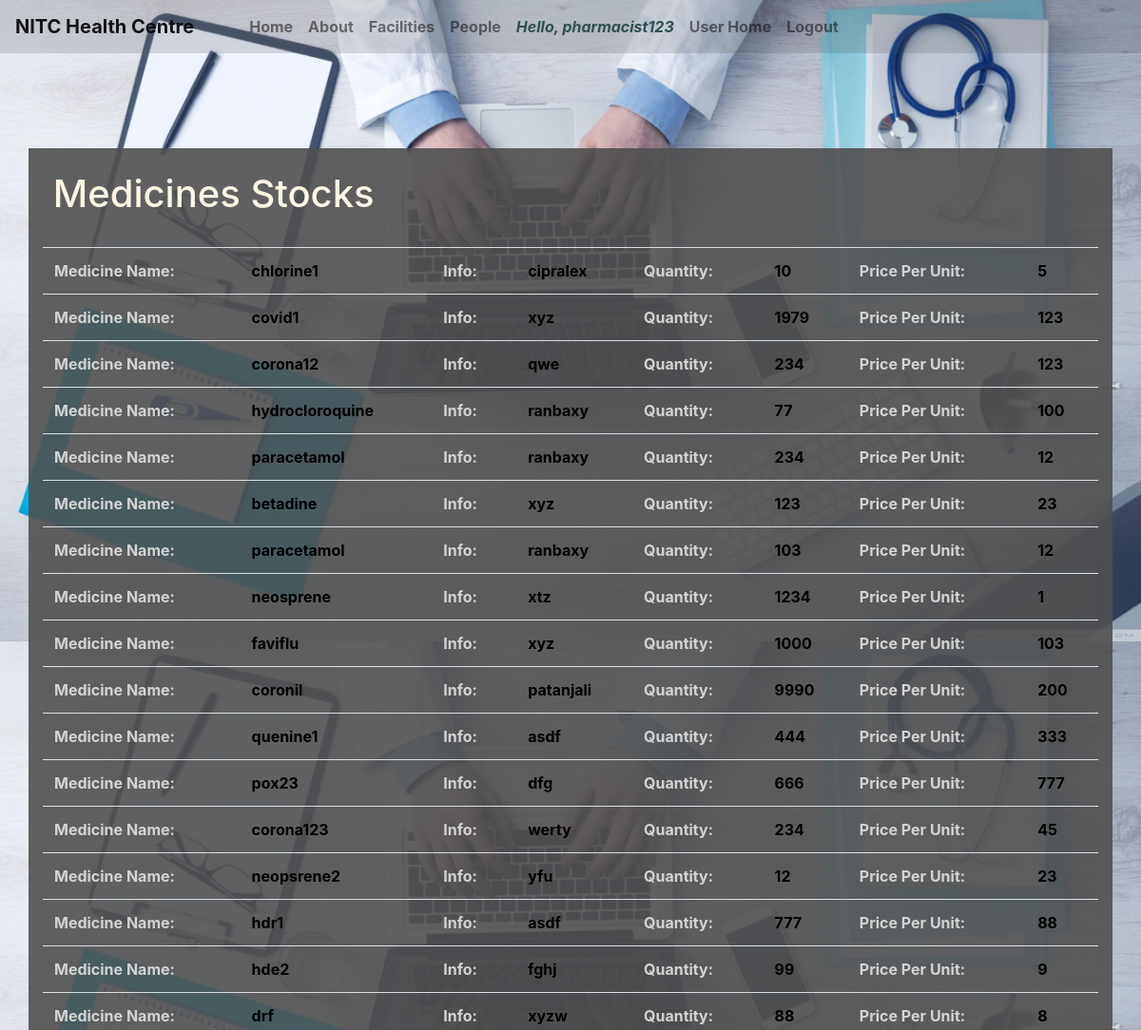
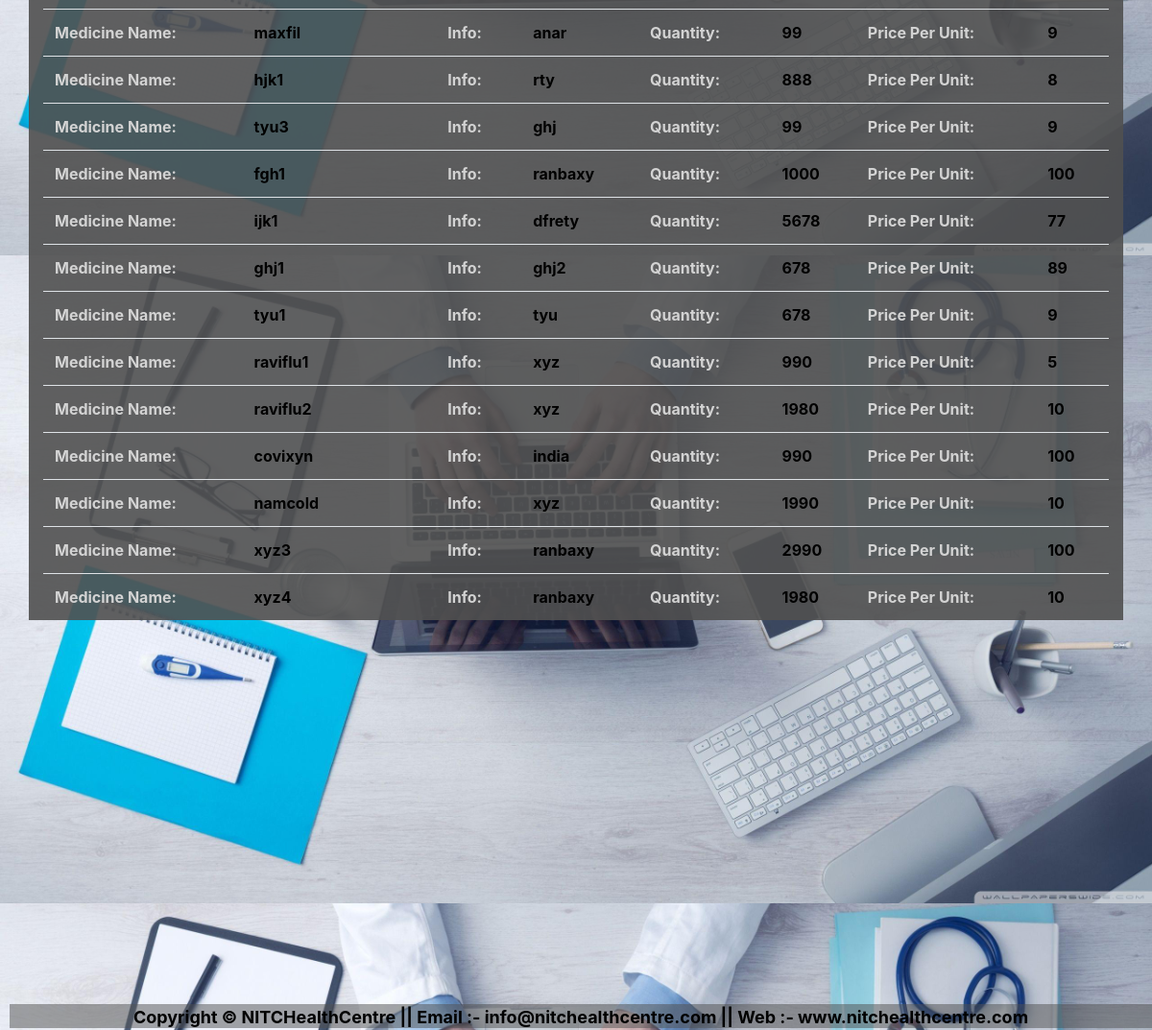
/hmsmain/viewMedicine/ (signed in), run on the app's committed database (2 pictures, top to bottom).
### hmsmain/models.py (models this page shows, shortened)
class Medicine(models.Model):
    mid = models.AutoField
    mname = models.CharField(max_length=50)
    minfo = models.CharField(max_length=50, default="",null=True)
    mprice = models.IntegerField(default=0,null=True)
    mqty = models.IntegerField(default=0,null=True)

### hmsmain/views.py (the view)
# urls.py: path('viewMedicine/',views.viewMedicine,name='viewMedicine'),
def viewMedicine(request):
    mnames = Medicine.objects.all()
    return render(request, 'hmsmain/viewMedicine.html', {'mnames': mnames})

### hmsmain/templates/hmsmain/viewMedicine.html (shortened to what this page needs)
{% extends 'hmsmain/basic.html' %}
{% block body %}
<div class="container" style="background-color: #e3f2fd;
    color:black;background: transparent;opacity: 5;font-weight:bold;background: rgba(80, 80, 80, 0.9);margin: 100px 10px 10px 30px;">
<br>
    <h1 style="color: oldlace">&nbsp;Medicines Stocks</h1>
<br>
    <table class="table">
{% for m in mnames %}
<tr>
                <td style="color: lightgray;">Medicine Name:</td>
                <td style="color: black;">&nbsp;&nbsp;&nbsp;{{ m.mname }}</td>
                <td style="color: lightgray;">Info:</td>
                <td style="color: black;">&nbsp;&nbsp;&nbsp;{{ m.minfo }}</td>
                <td style="color: lightgray;">Quantity:</td>
                <td style="color: black;">&nbsp;&nbsp;&nbsp;{{ m.mqty }}</td>
                <td style="color: lightgray;">Price Per Unit:</td>
                <td style="color: black;">&nbsp;&nbsp;&nbsp;{{ m.mprice }}</td>
</tr>
            {%  endfor %}
</table>
</div>
{% endblock %}

### hmsmain/templates/hmsmain/basic.html (shortened to what this page needs)
<!doctype html>
<html lang="en">
  <head>
    <link rel="stylesheet" href="https://stackpath.bootstrapcdn.com/bootstrap/4.2.1/css/bootstrap.min.css">
  </head>
  <body>
    <nav class="navbar navbar-expand-lg navbar-light" style="background-color: #e3f2fd;
    color:black;background: transparent;opacity: 5;font-weight:bold;background: rgba(80, 80, 80, 0.2);">
  <a class="navbar-brand" href="/hmsmain">NITC Health Centre</a>
  <div class="collapse navbar-collapse" id="navbarSupportedContent">
    <ul class="navbar-nav mr-auto">
      <li class="nav-item">
        <a class="nav-link" href="/hmsmain">&nbsp;&nbsp;&nbsp;&nbsp;&nbsp;&nbsp;&nbsp;&nbsp;&nbsp;Home <span class="sr-only">(current)</span></a>
      </li>
      <li class="nav-item">
        <a class="nav-link" href="/hmsmain/about">About</a>
      </li>
      <li class="nav-item">
        <a class="nav-link" href="/hmsmain/facilities">Facilities</a>
      </li>
      <li class="nav-item">
        <a class="nav-link" href="/hmsmain/people">People</a>
      </li>
                    {% if user.is_authenticated %}
                         <li class="nav-item">
                             <a class="nav-link" href="#" style="color: darkslategrey"><i>Hello, {{ request.user }}</i></a>
      </li>
                        <a class="nav-link" href="/hmsmain/userHome">User Home</a>
                        <li>
                        <a class="nav-link" href="/hmsmain/logout1">Logout</a>
                        </li>
                    {% else %}
                        <li>
                        <a class="nav-link" href="/hmsmain/login">
                            Login</a>
                    {% endif %}
    </ul>
  </div>
</nav>
  {% block body %} {% endblock %}
     <div style= "text-align: center;
  background: dimgrey;
  color: gainsboro;
  font-size: large;
  height: 25px;
  margin:400px 0 0 10px;background-color: #e3f2fd;
    color:black;background: transparent;opacity: 5;font-weight:bold;background: rgba(80, 80, 80, 0.5);">
      Copyright &copy; NITCHealthCentre || Email :- info@nitchealthcentre.com || Web :- www.nitchealthcentre.com
 </div>
  </body>
</html>

### hmsmain/templates/hmsmain/basic.html (style rules this page uses)
body { background-image: url('/static/hmsmain/img/5.jpg'); background-image: ; background-size: cover; background-repeat: repeat; background-repeat: repeat-x; background-repeat: repeat-y; height: 300px; width: 100%; }

### data on the page
Medicine: mname "chlorine1", minfo "cipralex", mqty "10", mprice "5"
Medicine: mname "covid1", minfo "xyz", mqty "1979", mprice "123"
Medicine: mname "corona12", minfo "qwe", mqty "234", mprice "123"
Medicine: mname "hydrocloroquine", minfo "ranbaxy", mqty "77", mprice "100"
Medicine: mname "paracetamol", minfo "ranbaxy", mqty "234", mprice "12"
Medicine: mname "betadine", minfo "xyz", mqty "123", mprice "23"
Medicine: mname "paracetamol", minfo "ranbaxy", mqty "103", mprice "12"
Medicine: mname "neosprene", minfo "xtz", mqty "1234", mprice "1"
Medicine: mname "faviflu", minfo "xyz", mqty "1000", mprice "103"
Medicine: mname "coronil", minfo "patanjali", mqty "9990", mprice "200"
Medicine: mname "quenine1", minfo "asdf", mqty "444", mprice "333"
Medicine: mname "pox23", minfo "dfg", mqty "666", mprice "777"
Medicine: mname "corona123", minfo "werty", mqty "234", mprice "45"
Medicine: mname "neopsrene2", minfo "yfu", mqty "12", mprice "23"
Medicine: mname "hdr1", minfo "asdf", mqty "777", mprice "88"
Medicine: mname "hde2", minfo "fghj", mqty "99", mprice "9"
Medicine: mname "drf", minfo "xyzw", mqty "88", mprice "8"
Medicine: mname "maxfil", minfo "anar", mqty "99", mprice "9"
Medicine: mname "hjk1", minfo "rty", mqty "888", mprice "8"
Medicine: mname "tyu3", minfo "ghj", mqty "99", mprice "9"
Medicine: mname "fgh1", minfo "ranbaxy", mqty "1000", mprice "100"
Medicine: mname "ijk1", minfo "dfrety", mqty "5678", mprice "77"
Medicine: mname "ghj1", minfo "ghj2", mqty "678", mprice "89"
Medicine: mname "tyu1", minfo "tyu", mqty "678", mprice "9"
Medicine: mname "raviflu1", minfo "xyz", mqty "990", mprice "5"
Medicine: mname "raviflu2", minfo "xyz", mqty "1980", mprice "10"
Medicine: mname "covixyn", minfo "india", mqty "990", mprice "100"
Medicine: mname "namcold", minfo "xyz", mqty "1990", mprice "10"
Medicine: mname "xyz3", minfo "ranbaxy", mqty "2990", mprice "100"
Medicine: mname "xyz4", minfo "ranbaxy", mqty "1980", mprice "10"

### other printed values
{{ request.user }} "pharmacist123"
